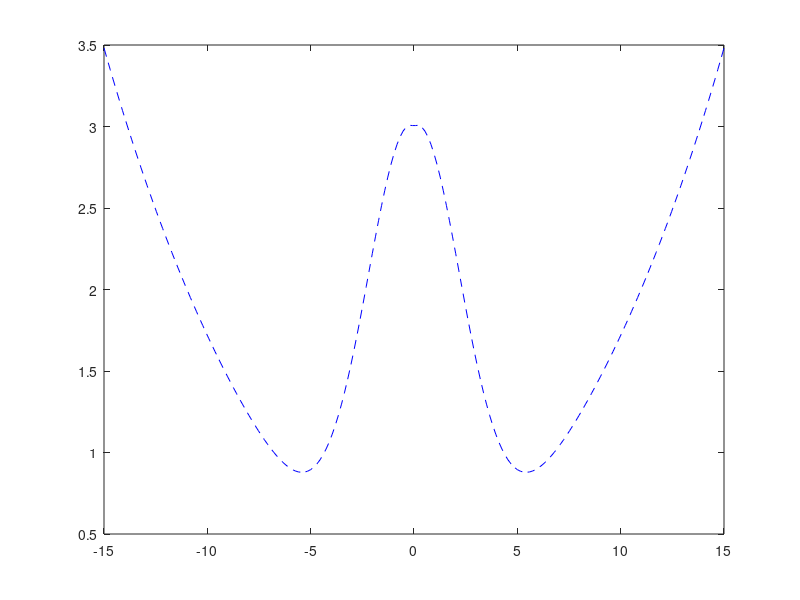

Write the MATLAB code that produced this figure. (Note: this script raises an error after producing the figure.)
%% Optimal Control Problem with CasADi
% Parameters for the problem
clear all;
close all;
clc;
Nx = 200; % Space discretization
Nt = 200; % Time discretization : need to check the CFL condition
C0 = 0; % Bound on the control below
C1 = 1; % Bound on the control above
L=15;
theta=0.33;
sigma=10;
bound=1;
epsilon=0.01;
saveon=0;
filename='40weirdto1.pdf';


% gaussian=@(x)exp(-x.^2/sigma);
% m=ones(Nx,1);
% for i=1:Nx
%    m(i)=-(2*(i-Nx/2))/sigma; 
% end
CC=35;
CG=3;
sigma=350;
sigma2=10;
weird=@(x)CG*exp(-x.^2/sigma2)+exp(CC*abs(x)/sigma)-1;
m=ones(Nx,1);
for i=1:Nx
   m(i)=(CC*(sign(i-Nx/2))*(1/sigma)*exp(abs((i-Nx/2))/sigma)-CG*(2*(i-Nx/2))*(1/sigma2)*exp(-(i-Nx/2).^2/sigma2))/(CG*exp(-(i-Nx/2).^2/sigma2)+CC*exp(abs((i-Nx/2))/sigma)-1); 
end
xi = -L; xf = L; % Domain of the problem
xline2 = linspace(xi,xf,Nx+2);
profile=figure
plot(xline2,weird(xline2),'--','Color','b');


% well=@(x)exp(abs(x)/sigma);
% m=ones(Nx,1);
% for i=1:Nx
%    m(i)=(sign(i-Nx/2))/sigma; 
% end

FinalTime = 150; % Initial guess on the final time


TARGET=1;



xi = -L; xf = L; % Domain of the problem
% Discretization of the Space
xline = linspace(xi,xf,Nx+2);
xline = xline(2:end-1);
%xline = xline(2:end-1);
dx = xline(2) - xline(1);
Y00 = 0*xline'; % Initial data of the given trajectory
Y01 = 0*xline'+1; % Initial data of the given trajectory
Y1 = theta*ones(size(xline))'; % Initial data of the target trajectory
%% Optimization problem
opti = casadi.Opti();  % CasADi function
%% ---- Input variables ---------
Y = opti.variable(Nx,Nt+1); % state trajectory
U = opti.variable(2,Nt+1);   % control
%m = opti.variable(Nx);     %drift

%T = opti.variable();      % final time
T=FinalTime;

%% ---- Dynamic constraints --------
g=@(j,k) (Y(j,k)-theta)*(1-Y(j,k));
for k=1:Nt % loop over control intervals
   % Euler forward method
   %x_next = X(:,k) + (T/Nt)*f(X(:,k),U(:,k)); 
   %x_next = X(:,k) + (T/Nt)*f(X(:,k),U(:,k));
   for j=2:Nx-1
       opti.subject_to(dx^2*(Y(j,k+1)-Y(j,k))==(T/Nt)*(-2*Y(j,k+1)+Y(j+1,k+1)+Y(j-1,k+1)+0.5*dx*m(j)*(Y(j+1,k+1)-Y(j-1,k+1))+dx^2*Y(j,k+1)*g(j,k)));
   end
       opti.subject_to(dx^2*(Y(1,k+1)-Y(1,k))==(T/Nt)*(-2*Y(1,k+1)+Y(2,k+1)+U(1,k+1)+0.5*dx*m(1)*(Y(2,k+1)-U(1,k+1))+dx^2*Y(1,k+1)*g(1,k)));
       opti.subject_to(dx^2*(Y(Nx,k+1)-Y(Nx,k))==(T/Nt)*(-2*Y(Nx,k+1)+U(2,k+1)+Y(Nx-1,k+1)+0.5*dx*m(Nx)*(U(2,k+1)-Y(Nx-1,k+1))+dx^2*Y(Nx,k+1)*g(Nx,k)));
   
   %opti.subject_to(X(:,k+1)==x_next); % close the gaps
end


%% ---- Control constraints -----------
opti.subject_to(0<=U(:));           % control is limited
opti.subject_to(U(:)<=1);           % control is limited

%opti.subject_to(m(:)>=0);           % m is limited
%opti.subject_to(m(:)<=100*L*bound);           % m is limited

%% ---- State constraints --------
% opti.subject_to(X(:,1)==Y0-Y1);
% opti.subject_to(X(:,Nt+1)==0);
opti.subject_to(Y(:,1)==Y00);
%opti.subject_to(Y(:,1)==Y01);

% opti.subject_to(Y(:)<=1);
% opti.subject_to(0<=Y(:));

%opti.subject_to(Y(:,Nt+1)==theta);

%% ---- Optimization objective  ----------
%opti.minimize(T); % minimizing time
opti.minimize(((Y(:,Nt+1)-TARGET*ones(Nx,1))')*((Y(:,Nt+1)-TARGET*ones(Nx,1)))+((Y(:,Nt)-TARGET*ones(Nx,1))')*((Y(:,Nt)-TARGET*ones(Nx,1))))
%% ---- initial guesses for solver ---
%opti.set_initial(X, repmat(Y0-Y1,[1 Nt+1]));
opti.set_initial(Y, 0);
opti.set_initial(U, 0);
% opti.set_initial(Y, 1);
% opti.set_initial(U, 1);
%opti.set_initial(T, FinalTime);

%% ---- solve NLP              ------
opti.solver('ipopt'); % set numerical backend
tic
sol = opti.solve();   % actual solve
toc
%% Post-processing
SOLY=sol.value(Y)
SOLU=sol.value(U);
SOLY2=[SOLU(1,:); SOLY; SOLU(1,:)];

surf(SOLY);
zlim([-0.1 1]);
colormap('jet');
colorbar
shading interp
xline2 = linspace(xi,xf,Nx+2);

PICTURE=figure
for i=1:Nt
    if(rem(i,Nt/10)==0)
        COLOR=(11-i/(Nt/10))/10*[1 0 0];
        plot(xline2,SOLY2(:,i),'Color',COLOR);
        hold on;
    end
end
xlabel('space');
ylabel('state');
yticks([0 theta 1]);
ylim([-0.05 1.05]);
yticklabels({'0', '\theta', '1'})
if saveon==1
    set(PICTURE,'PaperSize',[6 5]); %set the paper size to what you want 
    print(PICTURE,filename,'-dpdf');
end


PICTURE2=figure
for i=1:Nt
    if(rem(i,Nt/10)==0)
        COLOR=(11-i/(Nt/10))/10*[1 0 0];
        plot(xline2,SOLY2(:,i),'Color',COLOR);
        hold on;
    end
end
%plot(xline2,gaussian(xline2),'--','Color','b');
%plot(xline2,well(xline2),'--','Color','b');
plot(xline2,weird(xline2)-3,'--','Color','b');

xlabel('space');
ylabel('state');
%ylim([-0.05 1.05]);
ylim([-0.05 3]);
yticks([0 theta 1])
yticklabels({'0', '\theta', '1'})
if saveon==1
    set(PICTURE2,'PaperSize',[6 5]); %set the paper size to what you want 
    print(PICTURE2,strcat(filename,'2'),'-dpdf');
end

profile=figure
plot(xline2,weird(xline2),'--','Color','b');



